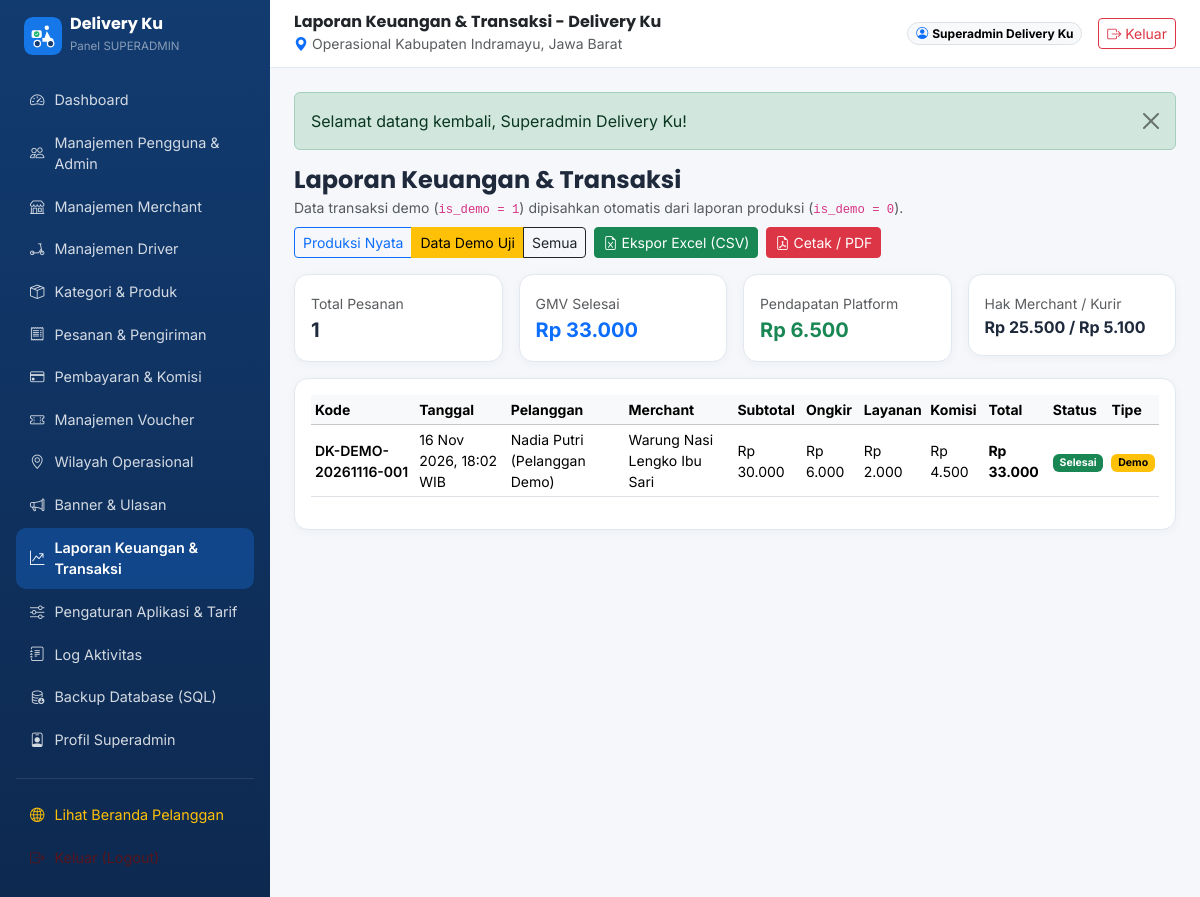
/index.php?route=superadmin/reports&scope=demo (signed in), run on the app's committed database.
### tables this page shows
CREATE TABLE IF NOT EXISTS `orders` (
    `id` BIGINT UNSIGNED AUTO_INCREMENT PRIMARY KEY,
    `order_code` VARCHAR(40) NOT NULL UNIQUE,
    `user_id` BIGINT UNSIGNED NOT NULL,
    `merchant_id` BIGINT UNSIGNED NOT NULL,
    `driver_id` BIGINT UNSIGNED NULL,
    `district_id` INT UNSIGNED NULL,
    `voucher_id` BIGINT UNSIGNED NULL,
    `recipient_name` VARCHAR(150) NOT NULL,
    `recipient_phone` VARCHAR(25) NOT NULL,
    `delivery_address` TEXT NOT NULL,
    `delivery_lat` DECIMAL(10,7) NULL,
    `delivery_lng` DECIMAL(10,7) NULL,
    `distance_km` DECIMAL(6,2) NOT NULL DEFAULT 2.00,
    `subtotal` DECIMAL(12,2) NOT NULL DEFAULT 0.00,
    `merchant_discount` DECIMAL(12,2) NOT NULL DEFAULT 0.00,
    `voucher_discount` DECIMAL(12,2) NOT NULL DEFAULT 0.00,
    `delivery_fee` DECIMAL(12,2) NOT NULL DEFAULT 0.00,
    `service_fee` DECIMAL(12,2) NOT NULL DEFAULT 0.00,
    `platform_commission` DECIMAL(12,2) NOT NULL DEFAULT 0.00,
    `merchant_net_income` DECIMAL(12,2) NOT NULL DEFAULT 0.00,
    `driver_net_income` DECIMAL(12,2) NOT NULL DEFAULT 0.00,
    `total_amount` DECIMAL(12,2) NOT NULL DEFAULT 0.00,
    `payment_method` ENUM('cod','bank_transfer','manual_proof') NOT NULL DEFAULT 'cod',
    `status` ENUM(
        'menunggu_pembayaran',
        'menunggu_konfirmasi_merchant',
        'pesanan_dikonfirmasi',
        'sedang_disiapkan',
        'menunggu_driver',
        'driver_menuju_merchant',
        'pesanan_diambil',
        'dalam_pengiriman',
        'selesai',
        'dibatalkan',
        'pengembalian_dana'
    ) NOT NULL DEFAULT 'menunggu_konfirmasi_merchant',
    `customer_notes` TEXT NULL,
    `cancel_reason` VARCHAR(255) NULL,
    `customer_confirmed_at` DATETIME NULL,
    `completed_at` DATETIME NULL,
    `is_demo` TINYINT(1) NOT NULL DEFAULT 0,
    `created_at` TIMESTAMP DEFAULT CURRENT_TIMESTAMP,
    `updated_at` TIMESTAMP DEFAULT CURRENT_TIMESTAMP ON UPDATE CURRENT_TIMESTAMP,
    `deleted_at` TIMESTAMP NULL DEFAULT NULL,
    INDEX `idx_orders_user` (`user_id`),
    INDEX `idx_orders_merchant` (`merchant_id`),
    INDEX `idx_orders_driver` (`driver_id`),
    INDEX `idx_orders_status` (`status`),
    INDEX `idx_orders_demo_created` (`is_demo`, `created_at`),
    CONSTRAINT `fk_ord_user` FOREIGN KEY (`user_id`) REFERENCES `users`(`id`),
    CONSTRAINT `fk_ord_merchant` FOREIGN KEY (`merchant_id`) REFERENCES `merchants`(`id`),
    CONSTRAINT `fk_ord_driver` FOREIGN KEY (`driver_id`) REFERENCES `drivers`(`id`) ON DELETE SET NULL,
    CONSTRAINT `fk_ord_district` FOREIGN KEY (`district_id`) REFERENCES `districts`(`id`) ON DELETE SET NULL,
    CONSTRAINT `fk_ord_voucher` FOREIGN KEY (`voucher_id`) REFERENCES `vouchers`(`id`) ON DELETE SET NULL
);

CREATE TABLE IF NOT EXISTS `users` (
    `id` BIGINT UNSIGNED AUTO_INCREMENT PRIMARY KEY,
    `role_id` INT UNSIGNED NOT NULL,
    `full_name` VARCHAR(150) NOT NULL,
    `email` VARCHAR(150) NOT NULL UNIQUE,
    `phone` VARCHAR(25) NOT NULL,
    `password_hash` VARCHAR(255) NOT NULL,
    `avatar_path` VARCHAR(255) NULL,
    `status` ENUM('active','inactive','suspended','pending') NOT NULL DEFAULT 'active',
    `is_demo` TINYINT(1) NOT NULL DEFAULT 0,
    `reset_token` VARCHAR(120) NULL,
    `reset_expires_at` DATETIME NULL,
    `last_login_at` DATETIME NULL,
    `created_at` TIMESTAMP DEFAULT CURRENT_TIMESTAMP,
    `updated_at` TIMESTAMP DEFAULT CURRENT_TIMESTAMP ON UPDATE CURRENT_TIMESTAMP,
    `deleted_at` TIMESTAMP NULL DEFAULT NULL,
    INDEX `idx_users_role` (`role_id`),
    INDEX `idx_users_status` (`status`),
    CONSTRAINT `fk_users_role` FOREIGN KEY (`role_id`) REFERENCES `roles`(`id`)
);

CREATE TABLE IF NOT EXISTS `merchants` (
    `id` BIGINT UNSIGNED AUTO_INCREMENT PRIMARY KEY,
    `user_id` BIGINT UNSIGNED NOT NULL UNIQUE,
    `merchant_category_id` INT UNSIGNED NULL,
    `district_id` INT UNSIGNED NULL,
    `village_id` INT UNSIGNED NULL,
    `store_name` VARCHAR(160) NOT NULL,
    `slug` VARCHAR(180) NOT NULL UNIQUE,
    `description` TEXT NULL,
    `logo_path` VARCHAR(255) NULL,
    `banner_path` VARCHAR(255) NULL,
    `address` TEXT NOT NULL,
    `postal_code` VARCHAR(10) NULL,
    `latitude` DECIMAL(10,7) NULL,
    `longitude` DECIMAL(10,7) NULL,
    `open_time` TIME NOT NULL DEFAULT '08:00:00',
    `close_time` TIME NOT NULL DEFAULT '21:00:00',
    `is_open` TINYINT(1) NOT NULL DEFAULT 1,
    `verification_status` ENUM('pending','approved','rejected') NOT NULL DEFAULT 'pending',
    `verification_notes` TEXT NULL,
    `commission_rate` DECIMAL(5,2) NULL COMMENT 'Override komisi persen khusus merchant jika diisi',
    `rating_avg` DECIMAL(3,2) NOT NULL DEFAULT 5.00,
    `total_reviews` INT UNSIGNED NOT NULL DEFAULT 0,
    `is_recommended` TINYINT(1) NOT NULL DEFAULT 0,
    `is_demo` TINYINT(1) NOT NULL DEFAULT 0,
    `created_at` TIMESTAMP DEFAULT CURRENT_TIMESTAMP,
    `updated_at` TIMESTAMP DEFAULT CURRENT_TIMESTAMP ON UPDATE CURRENT_TIMESTAMP,
    `deleted_at` TIMESTAMP NULL DEFAULT NULL,
    INDEX `idx_merchant_verify` (`verification_status`, `is_open`),
    INDEX `idx_merchant_district` (`district_id`),
    CONSTRAINT `fk_merchant_user` FOREIGN KEY (`user_id`) REFERENCES `users`(`id`) ON DELETE CASCADE,
    CONSTRAINT `fk_merchant_cat` FOREIGN KEY (`merchant_category_id`) REFERENCES `merchant_categories`(`id`) ON DELETE SET NULL,
    CONSTRAINT `fk_merchant_dist` FOREIGN KEY (`district_id`) REFERENCES `districts`(`id`) ON DELETE SET NULL,
    CONSTRAINT `fk_merchant_vil` FOREIGN KEY (`village_id`) REFERENCES `villages`(`id`) ON DELETE SET NULL
);

### htdocs/app/controllers/SuperadminController.php (called while the page is built, shortened)
<?php
final class SuperadminController
{
    public function reports(): void
    {
        $pdo = Database::connection();
        $scope = $_GET['scope'] ?? 'production';
        $whereDemo = match ($scope) {
            'demo' => ' AND o.is_demo = 1',
            'all' => '',
            default => ' AND o.is_demo = 0',
        };
        $orders = $pdo->query(
            "SELECT o.*, u.full_name AS customer_name, m.store_name
             FROM orders o
             JOIN users u ON u.id=o.user_id
             JOIN merchants m ON m.id=o.merchant_id
             WHERE o.deleted_at IS NULL{$whereDemo}
             ORDER BY o.id DESC LIMIT 200"
        )->fetchAll();
        $summaryStmt = $pdo->query(
            "SELECT COUNT(*) AS total_orders,
                    COALESCE(SUM(CASE WHEN o.status='selesai' THEN o.total_amount ELSE 0 END),0) AS gross_gmv,
                    COALESCE(SUM(CASE WHEN o.status='selesai' THEN o.platform_commission + o.service_fee ELSE 0 END),0) AS platform_income,
                    COALESCE(SUM(CASE WHEN o.status='selesai' THEN o.merchant_net_income ELSE 0 END),0) AS merchant_income,
                    COALESCE(SUM(CASE WHEN o.status='selesai' THEN o.driver_net_income ELSE 0 END),0) AS driver_income
             FROM orders o WHERE o.deleted_at IS NULL{$whereDemo}"
        );
        $summary = $summaryStmt->fetch();
        render_view('superadmin/reports', compact('orders', 'summary', 'scope') + ['pageTitle' => 'Laporan Keuangan & Transaksi - Delivery Ku'], 'dashboard_shell');
    }
}

### htdocs/index.php (called while the page is built, shortened)
<?php
$routes = require BASE_PATH . '/routes/web.php';
$route = trim((string)($_GET['route'] ?? ''), '/');
$handler = $routes[$route];
$isPost = ($_SERVER['REQUEST_METHOD'] ?? 'GET') === 'POST';
if ($isPost && isset($handler[2], $handler[3])) {
    $controllerClass = $handler[2];
    $method = $handler[3];
} else {
    $method = $handler[1];
}
$controller = new $controllerClass();
$controller->{$method}();

### htdocs/resources/views/superadmin/reports.php (the view)
<div class="d-flex flex-wrap justify-content-between align-items-center gap-2 mb-3">
    <div>
        <h4 class="fw-bold mb-0">Laporan Keuangan & Transaksi</h4>
        <small class="text-muted">Data transaksi demo (<code>is_demo = 1</code>) dipisahkan otomatis dari laporan produksi (<code>is_demo = 0</code>).</small>
    </div>
    <div class="d-flex flex-wrap gap-2">
        <div class="btn-group btn-group-sm">
            <a href="<?= e(route_url('superadmin/reports', ['scope' => 'production'])) ?>" class="btn btn-<?= $scope === 'production' ? 'primary' : 'outline-primary' ?>">Produksi Nyata</a>
            <a href="<?= e(route_url('superadmin/reports', ['scope' => 'demo'])) ?>" class="btn btn-<?= $scope === 'demo' ? 'warning' : 'outline-warning' ?>">Data Demo Uji</a>
            <a href="<?= e(route_url('superadmin/reports', ['scope' => 'all'])) ?>" class="btn btn-<?= $scope === 'all' ? 'dark' : 'outline-dark' ?>">Semua</a>
        </div>
        <a href="<?= e(route_url('superadmin/reports', ['scope' => $scope, 'export' => 'csv'])) ?>" class="btn btn-success btn-sm"><i class="bi bi-file-earmark-excel me-1"></i>Ekspor Excel (CSV)</a>
        <a href="<?= e(route_url('superadmin/reports', ['scope' => $scope, 'export' => 'pdf'])) ?>" target="_blank" class="btn btn-danger btn-sm"><i class="bi bi-file-earmark-pdf me-1"></i>Cetak / PDF</a>
    </div>
</div>
<div class="row g-3 mb-3">
    <div class="col-md-3"><div class="dk-card p-3"><small class="text-muted">Total Pesanan</small><div class="fs-5 fw-bold"><?= (int)$summary['total_orders'] ?></div></div></div>
    <div class="col-md-3"><div class="dk-card p-3"><small class="text-muted">GMV Selesai</small><div class="fs-5 fw-bold text-primary"><?= e(rupiah($summary['gross_gmv'])) ?></div></div></div>
    <div class="col-md-3"><div class="dk-card p-3"><small class="text-muted">Pendapatan Platform</small><div class="fs-5 fw-bold text-success"><?= e(rupiah($summary['platform_income'])) ?></div></div></div>
    <div class="col-md-3"><div class="dk-card p-3"><small class="text-muted">Hak Merchant / Kurir</small><div class="fs-6 fw-bold"><?= e(rupiah($summary['merchant_income'])) ?> / <?= e(rupiah($summary['driver_income'])) ?></div></div></div>
</div>
<div class="dk-card p-3">
    <div class="table-responsive">
        <table class="table table-sm align-middle small">
            <thead class="table-light"><tr><th>Kode</th><th>Tanggal</th><th>Pelanggan</th><th>Merchant</th><th>Subtotal</th><th>Ongkir</th><th>Layanan</th><th>Komisi</th><th>Total</th><th>Status</th><th>Tipe</th></tr></thead>
            <tbody>
            <?php if (empty($orders)): ?>
                <tr><td colspan="11" class="text-center text-muted py-4">Belum ada transaksi pada cakupan "<?= e($scope) ?>".</td></tr>
            <?php else: foreach ($orders as $o): ?>
                <tr>
                    <td class="fw-semibold"><?= e($o['order_code']) ?></td>
                    <td><?= e(format_indo_date($o['created_at'])) ?></td>
                    <td><?= e($o['customer_name']) ?></td>
                    <td><?= e($o['store_name']) ?></td>
                    <td><?= e(rupiah($o['subtotal'])) ?></td>
                    <td><?= e(rupiah($o['delivery_fee'])) ?></td>
                    <td><?= e(rupiah($o['service_fee'])) ?></td>
                    <td><?= e(rupiah($o['platform_commission'])) ?></td>
                    <td class="fw-bold"><?= e(rupiah($o['total_amount'])) ?></td>
                    <td><?= order_status_badge($o['status']) ?></td>
                    <td><?= (int)$o['is_demo'] === 1 ? '<span class="badge text-bg-warning">Demo</span>' : '<span class="badge text-bg-success">Produksi</span>' ?></td>
                </tr>
            <?php endforeach; endif; ?>
            </tbody>
        </table>
    </div>
</div>

### htdocs/app/helpers/functions.php (shortened to what this page needs)
<?php
function e(?string $value): string
{
    return htmlspecialchars((string)$value, ENT_QUOTES | ENT_SUBSTITUTE, 'UTF-8');
}
function rupiah(float|int|string|null $amount): string
{
    return 'Rp ' . number_format((float)($amount ?? 0), 0, ',', '.');
}
function base_url(string $path = ''): string
{
    $scriptDir = rtrim(str_replace('\\', '/', dirname($_SERVER['SCRIPT_NAME'] ?? '/')), '/');
    $base = $scriptDir === '' ? '' : $scriptDir;
    $cleanPath = ltrim($path, '/');
    return $cleanPath === '' ? ($base ?: '/') : "{$base}/{$cleanPath}";
}
function route_url(string $route, array $params = []): string
{
    $query = array_merge(['route' => trim($route, '/')], $params);
    return base_url('index.php') . '?' . http_build_query($query);
}
function order_status_badge(string $status): string
{
    $meta = ORDER_STATUSES[$status] ?? ['label' => ucfirst(str_replace('_', ' ', $status)), 'badge' => 'secondary'];
    return '<span class="badge text-bg-' . e($meta['badge']) . '">' . e($meta['label']) . '</span>';
}
function format_indo_date(?string $datetime): string
{
    $ts = strtotime($datetime);
    return $ts ? date('d M Y, H:i', $ts) . ' WIB' : $datetime;
}
function render_view(string $view, array $data = [], ?string $layout = null): void
{
    extract($data, EXTR_SKIP);
    $viewFile = BASE_PATH . '/resources/views/' . str_replace('.', '/', $view) . '.php';
    if ($layout !== null) {
        require $viewFile;
        return;
    }
}

### htdocs/public/assets/css/deliveryku.css (style rules this page uses)
:root { --dk-blue: #1677E8; --dk-navy: #123B70; --dk-white: #FFFFFF; --dk-bg: #F5F7FA; --dk-green: #22B573; --dk-border: #E2E8F0; }
body { font-family: 'Inter', 'Poppins', system-ui, -apple-system, sans-serif; background-color: var(--dk-bg); color: #1E293B; }
h1, h2, h3, h4, h5, h6, .brand-font { font-family: 'Poppins', 'Inter', sans-serif; }
.dk-card { border: 1px solid var(--dk-border); border-radius: 14px; box-shadow: 0 2px 10px rgba(18, 59, 112, 0.04); background: #fff; }

### data on the page
orders: order_code "DK-DEMO-20261116-001", created_at "16 Nov 2026, 18:02 WIB", user.full_name "Nadia Putri (Pelanggan Demo)", merchant.store_name "Warung Nasi Lengko Ibu Sari", subtotal "Rp 30.000", delivery_fee "Rp 6.000", service_fee "Rp 2.000", platform_commission "Rp 4.500", total_amount "Rp 33.000", status "Selesai", is_demo "Demo"

### other printed values
$role "SUPERADMIN"
$m['label'] "Dashboard"
$m['label'] "Manajemen Pengguna & Admin"
$m['label'] "Manajemen Merchant"
$m['label'] "Manajemen Driver"
$m['label'] "Kategori & Produk"
$m['label'] "Pesanan & Pengiriman"
$m['label'] "Pembayaran & Komisi"
$m['label'] "Manajemen Voucher"
$m['label'] "Wilayah Operasional"
$m['label'] "Banner & Ulasan"
$m['label'] "Laporan Keuangan & Transaksi"
$m['label'] "Pengaturan Aplikasi & Tarif"
$m['label'] "Log Aktivitas"
$m['label'] "Backup Database (SQL)"
